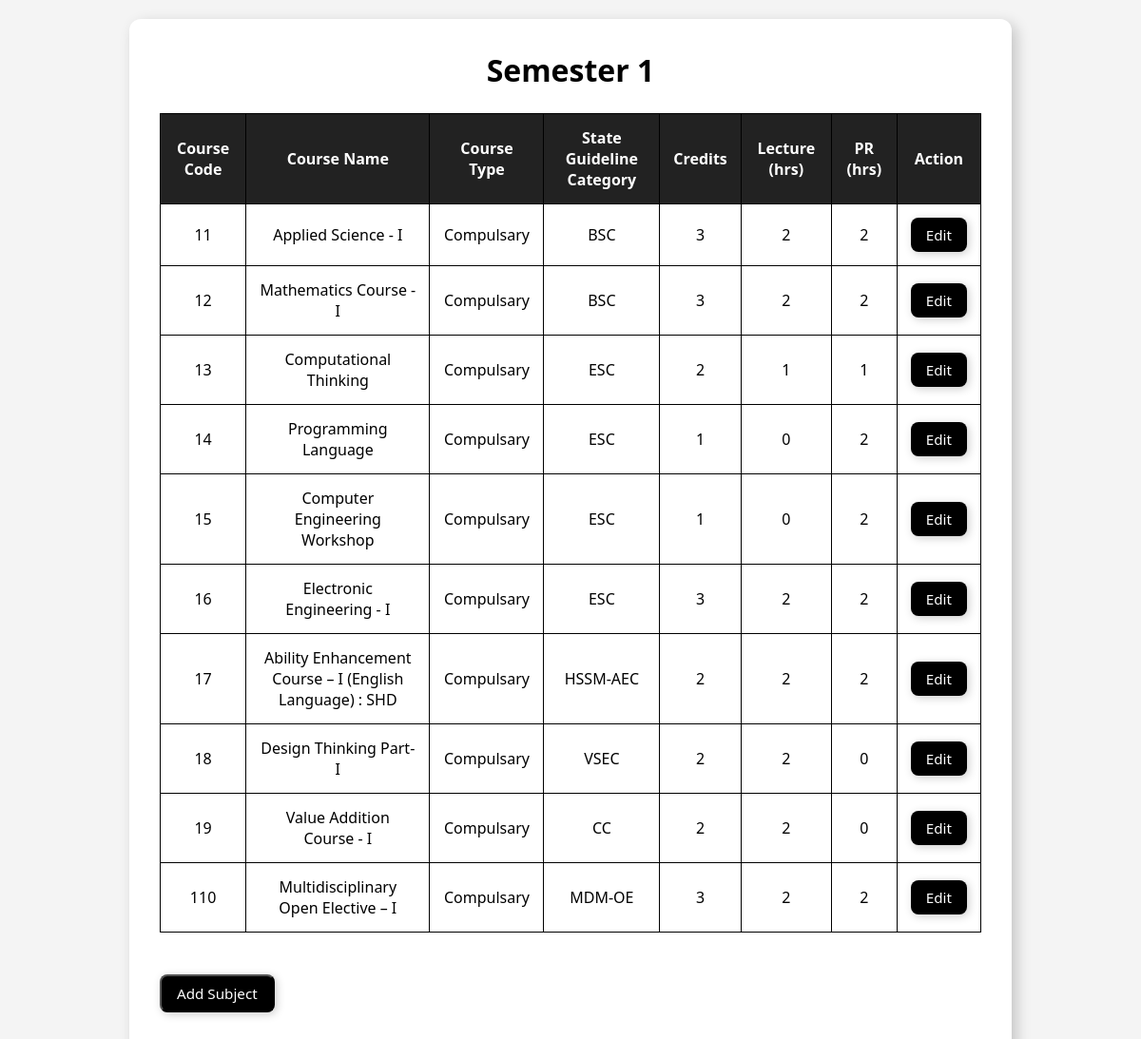
The page /semester-subjects/1/ on the database its author committed.
### application/models.py (models this page shows, shortened)
class Subject(models.Model):
    course_code = models.CharField(max_length=10)
    course_name = models.CharField(max_length=100)
    course_type = models.CharField(max_length=100, default="Compulsary")
    category = models.CharField(max_length=50)
    credits = models.IntegerField()
    lecture_hours = models.IntegerField()
    pr_hours = models.IntegerField()
    semester = models.IntegerField()
    class Meta:
        constraints = [
            models.UniqueConstraint(fields=['course_code'], name='unique_course_code'),
            models.UniqueConstraint(fields=['course_name'], name='unique_course_name'),
        ]

### application/views.py (the view, shortened to what this page needs)
# urls.py: path('semester-subjects/<int:sem_number>/', views.sem_subjects, name='sem_subjects'),
def sem_subjects(request, sem_number):
    subjects = Subject.objects.filter(semester=sem_number)
    return render(request, 'credit/sem_subjects.html', {'subjects': subjects, 'semester': sem_number})

### templates/credit/sem_subjects.html (shortened to what this page needs)
<!DOCTYPE html>
<html lang="en">
<head>
</head>
<body>
    <div class="container">
        <h1>Semester {{ semester }}</h1>
        <div class="table-container">
            <table>
                <thead>
                    <tr>
                        <th>Course Code</th>
                        <th>Course Name</th>
                        <th>Course Type</th>
                        <th>State Guideline Category</th>
                        <th>Credits</th>
                        <th>Lecture (hrs)</th>
                        <th>PR (hrs)</th>
                        <th>Action</th>
                    </tr>
                </thead>
                <tbody>
                    {% for subject in subjects %}
                        <tr>
                            <td>{{ subject.course_code }}</td>
                            <td>{{ subject.course_name }}</td>
                            <td>{{ subject.course_type }}</td>
                            <td>{{ subject.category }}</td>
                            <td>{{ subject.credits }}</td>
                            <td>{{ subject.lecture_hours }}</td>
                            <td>{{ subject.pr_hours }}</td>
                            <td><a href="{% url 'edit_subject' subject.id %}" class="btn">Edit</a></td>
                        </tr>
                    {% empty %}
                        <tr>
                            <td colspan="8">No courses available for this semester.</td>
                        </tr>
                    {% endfor %}
                </tbody>
            </table>
        </div>
        <br><br>
        <div style="text-align: left; margin-bottom: 1rem;">
            <button class="btn" onclick="toggleForm()">Add Subject</button>
        </div>
    </div>
</body>
</html>

### templates/credit/sem_subjects.html (style rules this page uses)
* { margin: 0; padding: 0; box-sizing: border-box; font-family: 'Segoe UI', Tahoma, Geneva, Verdana, sans-serif; }
body { background-color: #f4f4f4; color: #000; display: flex; flex-direction: column; align-items: center; justify-content: center; min-height: 100vh; padding: 20px; }
.container { width: 80%; max-width: 1000px; background: #ffffff; border-radius: 12px; box-shadow: 5px 5px 15px rgba(0, 0, 0, 0.2); padding: 2rem; animation: fadeIn 0.5s ease-in-out; }
h1 { text-align: center; margin-bottom: 1.5rem; }
.table-container { overflow-x: auto; }
table { width: 100%; border-collapse: collapse; }
th, td { padding: 14px; border: 1px solid #000; text-align: center; }
th { background-color: #222; color: #fff; }
.btn { display: inline-block; padding: 0.5rem 1rem; background-color: #000000; color: #ffffff; border-radius: 8px; cursor: pointer; text-decoration: none; font-size: 0.95rem; transition: transform 0.3s ease, background-color 0.3s ease; text-align: center; box-shadow: 2px 2px 10px rgba(0, 0, 0, 0.2); }

### rows shown on the page
Subject: course_code "11", course_name "Applied Science - I", course_type "Compulsary", category "BSC", credits "3", lecture_hours "2", pr_hours "2"
Subject: course_code "12", course_name "Mathematics Course - I", course_type "Compulsary", category "BSC", credits "3", lecture_hours "2", pr_hours "2"
Subject: course_code "13", course_name "Computational Thinking", course_type "Compulsary", category "ESC", credits "2", lecture_hours "1", pr_hours "1"
Subject: course_code "14", course_name "Programming Language", course_type "Compulsary", category "ESC", credits "1", lecture_hours "0", pr_hours "2"
Subject: course_code "15", course_name "Computer Engineering Workshop", course_type "Compulsary", category "ESC", credits "1", lecture_hours "0", pr_hours "2"
Subject: course_code "16", course_name "Electronic Engineering - I", course_type "Compulsary", category "ESC", credits "3", lecture_hours "2", pr_hours "2"
Subject: course_code "17", course_name "Ability Enhancement Course – I (English Language) : SHD", course_type "Compulsary", category "HSSM-AEC", credits "2", lecture_hours "2", pr_hours "2"
Subject: course_code "18", course_name "Design Thinking Part-I", course_type "Compulsary", category "VSEC", credits "2", lecture_hours "2", pr_hours "0"
Subject: course_code "19", course_name "Value Addition Course - I", course_type "Compulsary", category "CC", credits "2", lecture_hours "2", pr_hours "0"
Subject: course_code "110", course_name "Multidisciplinary Open Elective – I", course_type "Compulsary", category "MDM-OE", credits "3", lecture_hours "2", pr_hours "2"

### other values the page prints
{{ semester }} "1"
